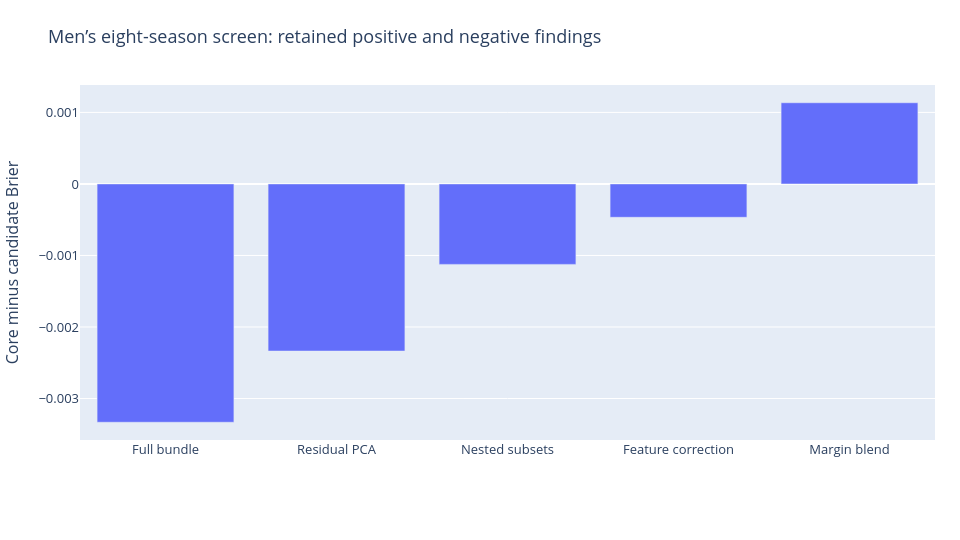

The notebook cell saved with this chart:
### Markdown cell above
## 2. Negative findings narrowed the hypothesis
Full feature union, residual PCA, nested subset selection and frozen-core correction failed to improve the common men’s historical screen. We then changed the target from signed win/loss to actual point margin, keeping representation and training matched. A close win and a large win no longer give identical supervision. This is a tested mechanism, not an assumption that regression always helps.

### Code cell
screen=pd.DataFrame(e['screen']['rows']);screen['gain']=screen['core']-screen['candidate']
display(screen)
chart('screen','Men’s eight-season screen: retained positive and negative findings',['Full bundle','Residual PCA','Nested subsets','Feature correction','Margin blend'],{'Brier reduction':screen['gain'].tolist()},'Core minus candidate Brier')

### Figure 1 — Plotly figure (JSON) as saved in the notebook; plotly's stock layout.template omitted (floating-point values rounded to 4 significant figures)
{"data": [{"name": "Brier reduction", "type": "bar", "x": ["Full bundle", "Residual PCA", "Nested subsets", "Feature correction", "Margin blend"], "y": [-0.003332, -0.002336, -0.001125, -0.0004662, 0.001135]}], "layout": {"barmode": "group", "font": {"size": 13}, "height": 540, "legend": {"orientation": "h", "y": -0.25}, "margin": {"b": 100, "l": 75, "r": 25, "t": 85}, "title": {"text": "Men’s eight-season screen: retained positive and negative findings"}, "width": 960, "yaxis": {"title": {"text": "Core minus candidate Brier"}}}}
